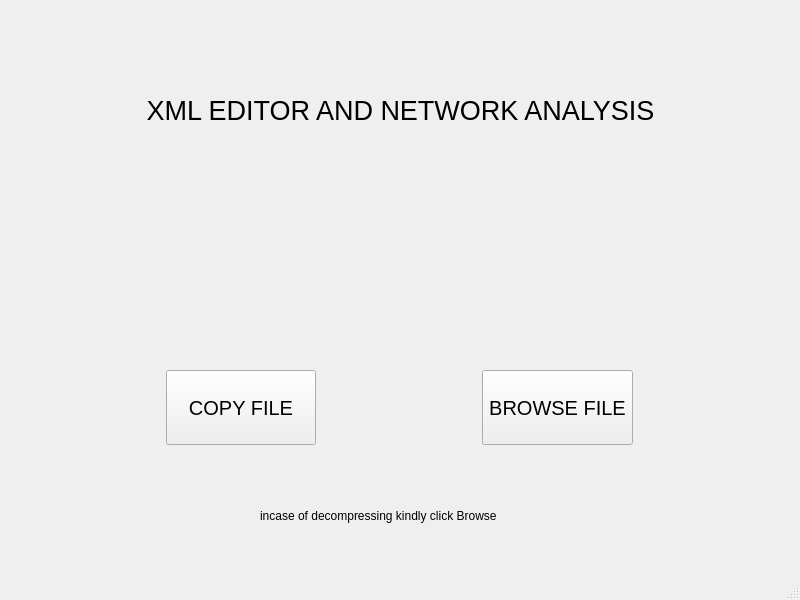
<?xml version="1.0" encoding="UTF-8"?>
<ui version="4.0">
 <class>MainWindow</class>
 <widget class="QMainWindow" name="MainWindow">
  <property name="geometry">
   <rect>
    <x>0</x>
    <y>0</y>
    <width>800</width>
    <height>600</height>
   </rect>
  </property>
  <property name="windowTitle">
   <string>MainWindow</string>
  </property>
  <widget class="QWidget" name="centralwidget">
   <widget class="QStackedWidget" name="stackedWidget">
    <property name="geometry">
     <rect>
      <x>0</x>
      <y>0</y>
      <width>800</width>
      <height>600</height>
     </rect>
    </property>
    <property name="currentIndex">
     <number>0</number>
    </property>
    <widget class="QWidget" name="MAIN_PAGE">
     <widget class="QLabel" name="label">
      <property name="geometry">
       <rect>
        <x>50</x>
        <y>40</y>
        <width>701</width>
        <height>141</height>
       </rect>
      </property>
      <property name="sizePolicy">
       <sizepolicy hsizetype="Preferred" vsizetype="Preferred">
        <horstretch>0</horstretch>
        <verstretch>0</verstretch>
       </sizepolicy>
      </property>
      <property name="font">
       <font>
        <pointsize>20</pointsize>
        <hintingpreference>PreferDefaultHinting</hintingpreference>
       </font>
      </property>
      <property name="text">
       <string>XML EDITOR AND NETWORK ANALYSIS</string>
      </property>
      <property name="textFormat">
       <enum>Qt::TextFormat::AutoText</enum>
      </property>
      <property name="scaledContents">
       <bool>true</bool>
      </property>
      <property name="alignment">
       <set>Qt::AlignmentFlag::AlignCenter</set>
      </property>
     </widget>
     <widget class="QPushButton" name="BROWSE_BUTTON">
      <property name="geometry">
       <rect>
        <x>482</x>
        <y>370</y>
        <width>151</width>
        <height>75</height>
       </rect>
      </property>
      <property name="font">
       <font>
        <pointsize>15</pointsize>
       </font>
      </property>
      <property name="text">
       <string>BROWSE FILE</string>
      </property>
     </widget>
     <widget class="QPushButton" name="COPY_BUTTON">
      <property name="geometry">
       <rect>
        <x>166</x>
        <y>370</y>
        <width>150</width>
        <height>75</height>
       </rect>
      </property>
      <property name="font">
       <font>
        <pointsize>15</pointsize>
       </font>
      </property>
      <property name="text">
       <string>COPY FILE</string>
      </property>
     </widget>
     <widget class="QLabel" name="label_2">
      <property name="geometry">
       <rect>
        <x>260</x>
        <y>500</y>
        <width>291</width>
        <height>31</height>
       </rect>
      </property>
      <property name="font">
       <font>
        <pointsize>9</pointsize>
       </font>
      </property>
      <property name="text">
       <string>incase of decompressing kindly click Browse</string>
      </property>
     </widget>
    </widget>
    <widget class="QWidget" name="COPY_PAGE">
     <widget class="QLabel" name="COPY_LABEL">
      <property name="geometry">
       <rect>
        <x>100</x>
        <y>50</y>
        <width>600</width>
        <height>100</height>
       </rect>
      </property>
      <property name="font">
       <font>
        <pointsize>30</pointsize>
       </font>
      </property>
      <property name="text">
       <string>PLEASE PASTE TEXT FILE</string>
      </property>
      <property name="alignment">
       <set>Qt::AlignmentFlag::AlignCenter</set>
      </property>
     </widget>
     <widget class="QTextEdit" name="XML_TEXT">
      <property name="geometry">
       <rect>
        <x>100</x>
        <y>250</y>
        <width>450</width>
        <height>200</height>
       </rect>
      </property>
     </widget>
     <widget class="QPushButton" name="OK_COPY_BUTTON">
      <property name="geometry">
       <rect>
        <x>650</x>
        <y>290</y>
        <width>100</width>
        <height>30</height>
       </rect>
      </property>
      <property name="font">
       <font>
        <pointsize>15</pointsize>
       </font>
      </property>
      <property name="text">
       <string>OK</string>
      </property>
     </widget>
     <widget class="QPushButton" name="CLOSE_COPY_LABEL">
      <property name="geometry">
       <rect>
        <x>650</x>
        <y>380</y>
        <width>100</width>
        <height>30</height>
       </rect>
      </property>
      <property name="font">
       <font>
        <pointsize>15</pointsize>
       </font>
      </property>
      <property name="text">
       <string>BACK</string>
      </property>
     </widget>
    </widget>
    <widget class="QWidget" name="XML_PAGE">
     <widget class="QLabel" name="features">
      <property name="geometry">
       <rect>
        <x>280</x>
        <y>10</y>
        <width>250</width>
        <height>131</height>
       </rect>
      </property>
      <property name="font">
       <font>
        <pointsize>30</pointsize>
       </font>
      </property>
      <property name="text">
       <string>Features </string>
      </property>
      <property name="alignment">
       <set>Qt::AlignmentFlag::AlignCenter</set>
      </property>
     </widget>
     <widget class="QLabel" name="please_choose">
      <property name="geometry">
       <rect>
        <x>290</x>
        <y>140</y>
        <width>241</width>
        <height>20</height>
       </rect>
      </property>
      <property name="text">
       <string>please choose your desired feature</string>
      </property>
     </widget>
     <widget class="QComboBox" name="dropdown">
      <property name="geometry">
       <rect>
        <x>290</x>
        <y>190</y>
        <width>231</width>
        <height>28</height>
       </rect>
      </property>
      <item>
       <property name="text">
        <string>Choose the feature</string>
       </property>
      </item>
      <item>
       <property name="text">
        <string>Check Consistency</string>
       </property>
      </item>
      <item>
       <property name="text">
        <string>Prettifying</string>
       </property>
      </item>
      <item>
       <property name="text">
        <string>to JSON</string>
       </property>
      </item>
      <item>
       <property name="text">
        <string>Minifying</string>
       </property>
      </item>
      <item>
       <property name="text">
        <string>Compress</string>
       </property>
      </item>
      <item>
       <property name="text">
        <string>Decompress</string>
       </property>
      </item>
      <item>
       <property name="text">
        <string>Network Analysis</string>
       </property>
      </item>
      <item>
       <property name="text">
        <string>Graph Visualization</string>
       </property>
      </item>
      <item>
       <property name="text">
        <string>Search</string>
       </property>
      </item>
     </widget>
     <widget class="QPushButton" name="back_button">
      <property name="geometry">
       <rect>
        <x>360</x>
        <y>510</y>
        <width>83</width>
        <height>29</height>
       </rect>
      </property>
      <property name="text">
       <string>Back</string>
      </property>
     </widget>
     <widget class="QTextEdit" name="DisplayFiles">
      <property name="geometry">
       <rect>
        <x>180</x>
        <y>270</y>
        <width>461</width>
        <height>161</height>
       </rect>
      </property>
     </widget>
    </widget>
    <widget class="QWidget" name="NETWORK_PAGE">
     <widget class="QLabel" name="Network_Page">
      <property name="geometry">
       <rect>
        <x>260</x>
        <y>50</y>
        <width>321</width>
        <height>131</height>
       </rect>
      </property>
      <property name="font">
       <font>
        <pointsize>30</pointsize>
       </font>
      </property>
      <property name="text">
       <string>Network_page</string>
      </property>
     </widget>
     <widget class="QPushButton" name="most_follower">
      <property name="geometry">
       <rect>
        <x>60</x>
        <y>340</y>
        <width>211</width>
        <height>31</height>
       </rect>
      </property>
      <property name="font">
       <font>
        <pointsize>15</pointsize>
       </font>
      </property>
      <property name="text">
       <string>Most Follower</string>
      </property>
     </widget>
     <widget class="QPushButton" name="most_active">
      <property name="geometry">
       <rect>
        <x>300</x>
        <y>340</y>
        <width>211</width>
        <height>31</height>
       </rect>
      </property>
      <property name="font">
       <font>
        <pointsize>15</pointsize>
       </font>
      </property>
      <property name="text">
       <string>Most Active</string>
      </property>
     </widget>
     <widget class="QPushButton" name="mutual_followers">
      <property name="geometry">
       <rect>
        <x>540</x>
        <y>340</y>
        <width>211</width>
        <height>31</height>
       </rect>
      </property>
      <property name="font">
       <font>
        <pointsize>15</pointsize>
       </font>
      </property>
      <property name="text">
       <string>Mutual Followers</string>
      </property>
     </widget>
     <widget class="QPushButton" name="suggestions">
      <property name="geometry">
       <rect>
        <x>300</x>
        <y>430</y>
        <width>211</width>
        <height>41</height>
       </rect>
      </property>
      <property name="font">
       <font>
        <pointsize>15</pointsize>
       </font>
      </property>
      <property name="text">
       <string>Suggest followers</string>
      </property>
     </widget>
     <widget class="QPushButton" name="back_button_2">
      <property name="geometry">
       <rect>
        <x>360</x>
        <y>530</y>
        <width>83</width>
        <height>29</height>
       </rect>
      </property>
      <property name="text">
       <string>Back</string>
      </property>
     </widget>
    </widget>
    <widget class="QWidget" name="Search">
     <widget class="QLabel" name="Search_2">
      <property name="geometry">
       <rect>
        <x>350</x>
        <y>110</y>
        <width>151</width>
        <height>71</height>
       </rect>
      </property>
      <property name="font">
       <font>
        <pointsize>30</pointsize>
       </font>
      </property>
      <property name="text">
       <string>Search</string>
      </property>
     </widget>
     <widget class="QTextEdit" name="textEdit_2">
      <property name="geometry">
       <rect>
        <x>300</x>
        <y>380</y>
        <width>231</width>
        <height>85</height>
       </rect>
      </property>
     </widget>
     <widget class="QPushButton" name="SearchByTopic">
      <property name="geometry">
       <rect>
        <x>230</x>
        <y>280</y>
        <width>111</width>
        <height>29</height>
       </rect>
      </property>
      <property name="text">
       <string>Search by topic</string>
      </property>
     </widget>
     <widget class="QPushButton" name="SearchByWord">
      <property name="geometry">
       <rect>
        <x>490</x>
        <y>280</y>
        <width>131</width>
        <height>29</height>
       </rect>
      </property>
      <property name="text">
       <string>Search by word</string>
      </property>
     </widget>
     <widget class="QPushButton" name="SearchBack">
      <property name="geometry">
       <rect>
        <x>370</x>
        <y>520</y>
        <width>83</width>
        <height>29</height>
       </rect>
      </property>
      <property name="text">
       <string>Back</string>
      </property>
     </widget>
    </widget>
   </widget>
  </widget>
  <widget class="QStatusBar" name="statusbar"/>
 </widget>
 <resources/>
 <connections/>
</ui>
